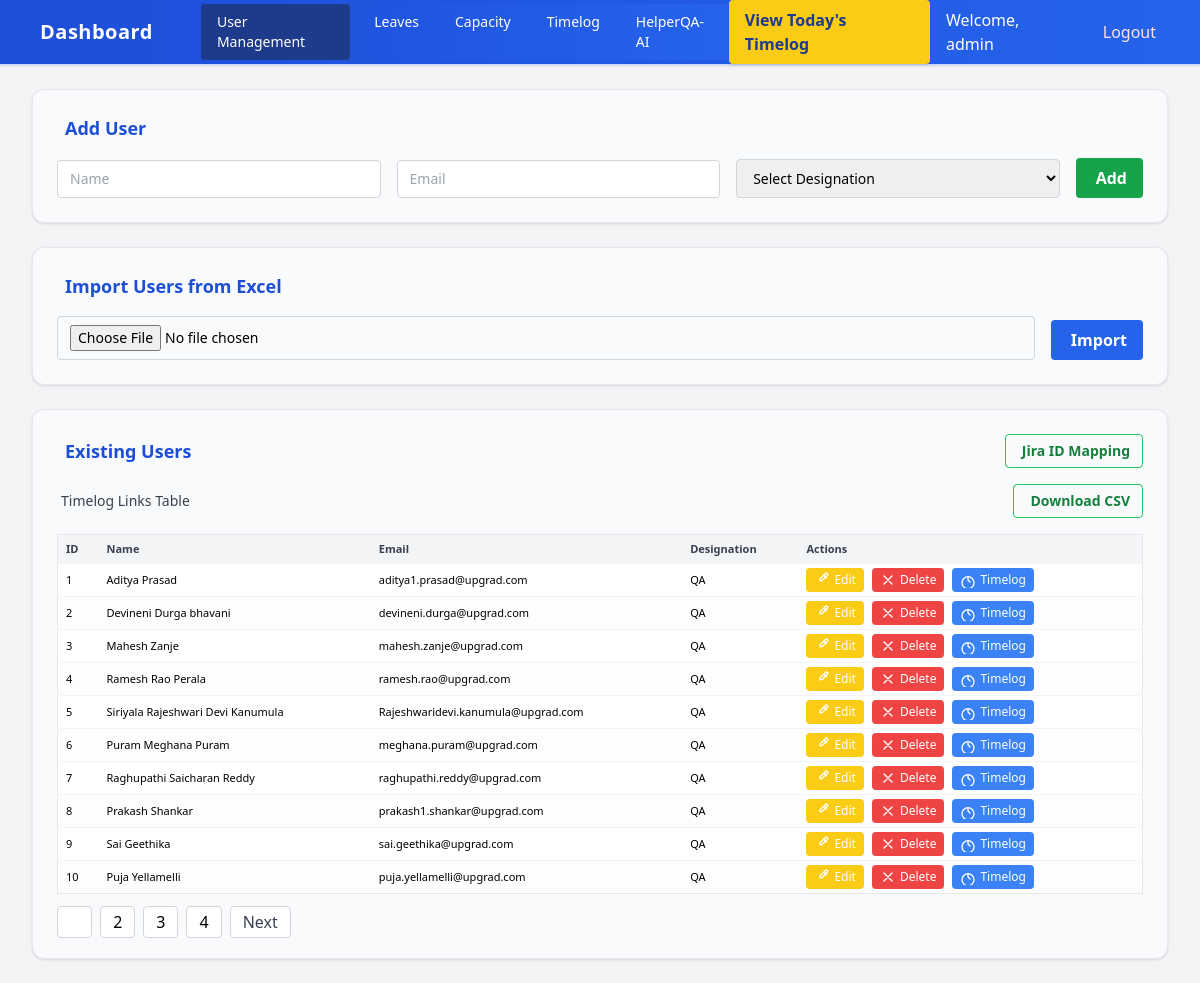
/users (signed in), run on the app's committed database.
### app.py (models this page shows)
class User(db.Model):
    id = db.Column(db.Integer, primary_key=True)
    name = db.Column(db.String(100))
    email = db.Column(db.String(100))
    designation = db.Column(db.String(100))
    jira_account_id = db.Column(db.String(100))
    role = db.Column(db.String(50), default='Team Member')

### app.py (the view, shortened to what this page needs)
@app.route('/users', methods=['GET', 'POST'])
def users():
    page = int(request.args.get('page', 1))
    per_page = 10
    pagination = User.query.paginate(page=page, per_page=per_page)
    return render_template('users.html', users=pagination.items, pagination=pagination)

### app.py (called while the page is built)
@app.before_request
def require_login():
    if 'logged_in' not in session and request.endpoint not in ['login', 'static','HelperQA_AI','generate_testcases','timelog_today']:
        return redirect('/login')

### templates/users.html (shortened to what this page needs)
{% extends 'base.html' %}
{% block content %}
<div class="bg-gray-50 rounded-xl shadow p-6 mb-6 border border-gray-200">
  <div class="text-lg font-semibold text-blue-700 mb-4 flex items-center">
     Add User
  </div>
  <form method="POST" class="flex flex-col md:flex-row md:space-x-4 space-y-3 md:space-y-0 items-end">
    <input type="text" name="name" placeholder="Name" class="flex-1 rounded border border-gray-300 px-3 py-2 text-sm focus:ring-2 focus:ring-blue-400" required>
    <input type="email" name="email" placeholder="Email" class="flex-1 rounded border border-gray-300 px-3 py-2 text-sm focus:ring-2 focus:ring-blue-400" required>
    <select name="designation" class="flex-1 rounded border border-gray-300 px-3 py-2 text-sm focus:ring-2 focus:ring-blue-400" required>
      <option value="">Select Designation</option>
    </select>
    <button type="submit" class="bg-green-600 hover:bg-green-700 text-white font-semibold px-4 py-2 rounded w-full md:w-auto flex items-center justify-center transition">
       Add
    </button>
  </form>
</div>
<div class="bg-gray-50 rounded-xl shadow p-6 mb-6 border border-gray-200">
  <div class="text-lg font-semibold text-blue-700 mb-4 flex items-center">
     Import Users from Excel
  </div>
  <form method="POST" action="/import-users" enctype="multipart/form-data" class="flex flex-col md:flex-row md:space-x-4 space-y-3 md:space-y-0 items-end">
    <input type="file" name="excel_file" accept=".xlsx" class="flex-1 rounded border border-gray-300 px-3 py-2 text-sm focus:ring-2 focus:ring-blue-400" required>
    <button type="submit" class="bg-blue-600 hover:bg-blue-700 text-white font-semibold px-4 py-2 rounded w-full md:w-auto flex items-center justify-center transition">
       Import
    </button>
  </form>
</div>
<div class="bg-gray-50 rounded-xl shadow p-6 mb-6 border border-gray-200">
  <div class="flex flex-col md:flex-row md:items-center md:justify-between mb-4 gap-2">
    <div class="text-lg font-semibold text-blue-700 flex items-center">
       Existing Users
    </div>
    <a href="/update-jira-id" class="border border-green-500 text-green-700 hover:bg-green-50 font-semibold px-3 py-1.5 rounded text-sm flex items-center transition">
       Jira ID Mapping
    </a>
  </div>
  <div class="flex flex-col md:flex-row md:items-center md:justify-between mb-4 gap-2">
    <div class="font-medium text-gray-700 text-sm flex items-center">
       Timelog Links Table
    </div>
    <a href="{{ url_for('export_timelog_links') }}" class="border border-green-500 text-green-700 hover:bg-green-50 font-semibold px-3 py-1.5 rounded text-sm flex items-center transition">
       Download CSV
    </a>
  </div>
  <div class="overflow-x-auto">
    <table class="min-w-full bg-white rounded-lg border border-gray-200 text-sm">
      <thead class="bg-gray-100 text-gray-700">
        <tr>
          <th class="py-2 px-3 font-semibold text-left">ID</th>
          <th class="py-2 px-3 font-semibold text-left">Name</th>
          <th class="py-2 px-3 font-semibold text-left">Email</th>
          <th class="py-2 px-3 font-semibold text-left">Designation</th>
          <th class="py-2 px-3 font-semibold text-left">Actions</th>
        </tr>
      </thead>
      <tbody>
        {% for user in users %}
        <tr class="border-t border-gray-100 hover:bg-blue-50">
          <td class="py-2 px-3">{{ user.id }}</td>
          <td class="py-2 px-3">{{ user.name }}</td>
          <td class="py-2 px-3">{{ user.email }}</td>
          <td class="py-2 px-3">{{ user.designation }}</td>
          <td class="py-2 px-3">
            <div class="flex flex-wrap gap-2">
              <a href="/users/edit/{{ user.id }}" class="bg-yellow-400 hover:bg-yellow-500 text-white px-2 py-1 rounded text-xs flex items-center transition" title="Edit User">
                <svg xmlns="http://www.w3.org/2000/svg" class="w-4 h-4 mr-1" fill="none" viewBox="0 0 24 24" stroke="currentColor"><path stroke-linecap="round" stroke-linejoin="round" stroke-width="2" d="M15.232 5.232l3.536 3.536M9 13h3l8-8a2 2 0 00-2.828-2.828l-8 8v3z" /></svg>Edit
              </a>
              <a href="/users/delete/{{ user.id }}" class="bg-red-500 hover:bg-red-600 text-white px-2 py-1 rounded text-xs flex items-center transition" onclick="return confirm('Are you sure you want to delete {{ user.name }}?')" title="Delete User">
                <svg xmlns="http://www.w3.org/2000/svg" class="w-4 h-4 mr-1" fill="none" viewBox="0 0 24 24" stroke="currentColor"><path stroke-linecap="round" stroke-linejoin="round" stroke-width="2" d="M6 18L18 6M6 6l12 12" /></svg>Delete
              </a>
              <a href="{{ url_for('timelog_today', user_email=user.email) }}" target="_blank" class="bg-blue-500 hover:bg-blue-600 text-white px-2 py-1 rounded text-xs flex items-center transition" title="View Today's Timelog">
                <svg xmlns="http://www.w3.org/2000/svg" class="w-4 h-4 mr-1" fill="none" viewBox="0 0 24 24" stroke="currentColor"><path stroke-linecap="round" stroke-linejoin="round" stroke-width="2" d="M12 8v4l3 3m6 1a9 9 0 11-18 0 9 9 0 0118 0z" /></svg>Timelog
              </a>
            </div>
          </td>
        </tr>
        {% endfor %}
      </tbody>
    </table>
  </div>
  {% if pagination %}
  <nav class="mt-4">
    <ul class="flex flex-wrap gap-2">
      {% for p in pagination.iter_pages() %}
        {% if p %}
          <li><a class="px-3 py-1 rounded border border-gray-300 bg-white hover:bg-blue-100 transition {{ 'bg-blue-500 text-white' if p == pagination.page else '' }}" href="{{ url_for('users', page=p) }}">{{ p }}</a></li>
        {% endif %}
      {% endfor %}
      {% if pagination.has_next %}
      <li><a class="px-3 py-1 rounded border border-gray-300 bg-white hover:bg-blue-50 text-gray-700" href="{{ url_for('users', page=pagination.next_num) }}">Next</a></li>
      {% endif %}
    </ul>
  </nav>
  {% endif %}
</div>
{% endblock %}

### templates/base.html (shortened to what this page needs)
<!DOCTYPE html>
<html lang="en">
<head>
  <script src="https://cdn.tailwindcss.com"></script>
  <link rel="stylesheet" href="https://cdnjs.cloudflare.com/ajax/libs/github-markdown-css/5.2.0/github-markdown-light.min.css" />
</head>
<body class="bg-gray-100 min-h-screen overflow-x-hidden">
<nav class="bg-gradient-to-r from-blue-700 to-blue-600 shadow border-b border-blue-200">
  <div class="max-w-7xl mx-auto px-4 sm:px-6 lg:px-8">
    <div class="flex justify-between h-16 items-center">
      <div class="flex items-center gap-4">
        <a href="/" class="flex items-center text-white font-bold text-xl tracking-wide">
           Dashboard
        </a>
        <ul id="nav-menu" class="hidden md:flex gap-2 ml-8 flex-col md:flex-row absolute md:static bg-gradient-to-r from-blue-700 to-blue-600 md:bg-transparent left-0 right-0 top-16 md:top-auto z-40 md:z-auto p-4 md:p-0 w-full md:w-auto">
          <li><a href="/users" class="px-3 py-2 rounded text-white hover:bg-blue-800 {{ 'bg-blue-900' if request.path.startswith('/users') else '' }} flex items-center text-sm font-medium">User Management</a></li>
          <li><a href="/leave-calendar" class="px-3 py-2 rounded text-white hover:bg-blue-800 {{ 'bg-blue-900' if request.path.startswith('/leave-calendar') else '' }} flex items-center text-sm font-medium">Leaves</a></li>
          <li><a href="/capacity" class="px-3 py-2 rounded text-white hover:bg-blue-800 {{ 'bg-blue-900' if request.path.startswith('/capacity') else '' }} flex items-center text-sm font-medium">Capacity</a></li>
          <li><a href="/timelog" class="px-3 py-2 rounded text-white hover:bg-blue-800 {{ 'bg-blue-900' if request.path.startswith('/timelog') else '' }} flex items-center text-sm font-medium">Timelog</a></li>
          <li><a href="{{ url_for('HelperQA_AI') }}" class="px-3 py-2 rounded text-white hover:bg-blue-800 {{ 'bg-blue-900' if request.path.startswith('/HelperQA-AI') else '' }} flex items-center text-sm font-medium">HelperQA-AI</a></li>
        </ul>
      </div>
      <div class="flex items-center gap-4">
        <a href="{{ url_for('timelog_today') }}" class="bg-yellow-400 hover:bg-yellow-500 text-blue-900 font-semibold px-4 py-2 rounded shadow transition hidden sm:inline-flex items-center"> View Today's Timelog</a>
        {% if session.get('logged_in') %}
          <span class="text-white font-medium hidden sm:inline">Welcome, {{ session.get('username', 'admin') }}</span>
          <a href="/logout" class="text-red-100 hover:text-white px-3 py-2 rounded transition flex items-center">Logout</a>
        {% else %}
          <a href="/login" class="text-white hover:bg-blue-800 px-3 py-2 rounded transition flex items-center"><i class="bi bi-box-arrow-in-right mr-1"></i>Login</a>
        {% endif %}
      </div>
    </div>
  </div>
</nav>
<div class="max-w-7xl mx-auto px-2 sm:px-6 lg:px-8 mt-6">
  {% block content %}{% endblock %}
</div>
</body>
</html>

### templates/base.html (style rules this page uses)
table, th, td { font-size: 11px; padding: 4px 8px !important; }
tr:nth-child(even) { background-color: #fdfdfd; }

### data on the page
User: id "1", name "Aditya Prasad", email "aditya1.prasad@upgrad.com", designation "QA"
User: id "2", name "Devineni Durga bhavani", email "devineni.durga@upgrad.com", designation "QA"
User: id "3", name "Mahesh Zanje", email "mahesh.zanje@upgrad.com", designation "QA"
User: id "4", name "Ramesh Rao Perala", email "ramesh.rao@upgrad.com", designation "QA"
User: id "5", name "Siriyala Rajeshwari Devi Kanumula", email "Rajeshwaridevi.kanumula@upgrad.com", designation "QA"
User: id "6", name "Puram Meghana Puram", email "meghana.puram@upgrad.com", designation "QA"
User: id "7", name "Raghupathi Saicharan Reddy", email "raghupathi.reddy@upgrad.com", designation "QA"
User: id "8", name "Prakash Shankar", email "prakash1.shankar@upgrad.com", designation "QA"
User: id "9", name "Sai Geethika", email "sai.geethika@upgrad.com", designation "QA"
User: id "10", name "Puja Yellamelli", email "puja.yellamelli@upgrad.com", designation "QA"

### other printed values
{{ session.get('username', 'admin') }} "admin"
{{ p }} "2" "3" "4"
